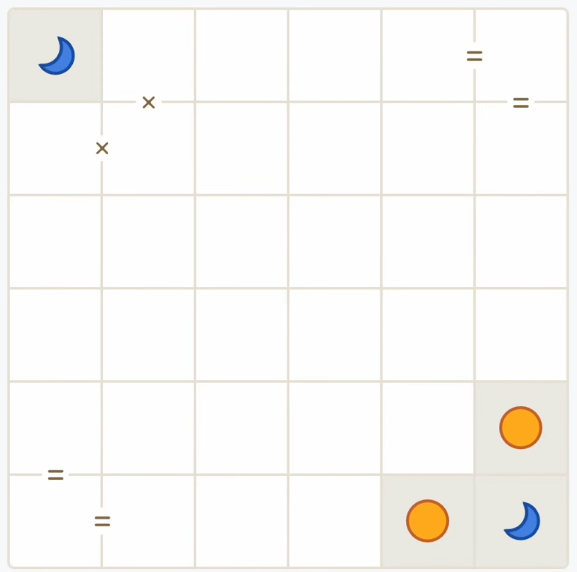
#> input picture games/tango_solver/examples/sample1.png, 577 x 572 px
$ python -i piece_detector.py   (imports and definitions only)
#> lines starting #> are read from the running program, lines starting #| are printed output that depends on the picture; after the words box and inside, x2 and y2 are one past the last pixel; in counts of white or black regions, pixels touching at a corner belong together
from typing import Dict, Any
import cv2
import numpy as np


class PieceDetector:
    def detect_piece(self, cell_img: np.ndarray) -> Dict[str, Any]:

        hsv = cv2.cvtColor(cell_img, cv2.COLOR_RGB2HSV)

        avg_color = np.mean(cell_img.reshape(-1, 3), axis=0)

        blue_score = self._detect_blue_by_rgb(avg_color)
        orange_score = self._detect_orange_by_rgb(avg_color)

        # Color ranges for HSV detection
        blue_ranges = [
            ([100, 50, 50], [130, 255, 255]),    # Standard blue
            ([200, 150, 150], [230, 255, 255]),  # Specific range for moon interior
            ([210, 180, 120], [240, 255, 200]),  # Specific range for moon outline
            ([195, 100, 100], [245, 255, 255]),  # Wide range for moon variations
        ]

        orange_ranges = [
            ([10, 100, 100], [25, 255, 255]),    # Standard orange
            ([254, 169, 27], [254, 169, 27]),    # Specific range for circle interior
            ([193, 99, 32], [193, 99, 32]),      # Specific range for circle outline
            ([5, 100, 100], [15, 255, 255]),     # Wide range for circle variations
        ]

        blue_pixels = 0
        orange_pixels = 0

        for blue_lower, blue_upper in blue_ranges:
            blue_mask = cv2.inRange(hsv, np.array(blue_lower), np.array(blue_upper))
            blue_pixels = max(blue_pixels, cv2.countNonZero(blue_mask))

        for orange_lower, orange_upper in orange_ranges:
            orange_mask = cv2.inRange(hsv, np.array(orange_lower), np.array(orange_upper))
            orange_pixels = max(orange_pixels, cv2.countNonZero(orange_mask))

        min_pixels = cell_img.shape[0] * cell_img.shape[1] * 0.05

        total_blue_score = blue_pixels + blue_score * 10
        total_orange_score = orange_pixels + orange_score * 10

        if total_blue_score > min_pixels and total_blue_score > total_orange_score:
            return {'type': 'piece', 'piece_type': 0}  # Moon
        elif total_orange_score > min_pixels and total_orange_score > total_blue_score:
            return {'type': 'piece', 'piece_type': 1}  # Circle

        return {'type': 'empty'}

    def _detect_blue_by_rgb(self, avg_color: np.ndarray) -> float:
        r, g, b = avg_color

        if b > 100 and r < 150 and b > r and b > g:
            blue_score = (2 * b) - (r + g)
            return max(0, blue_score)
        return 0

    def _detect_orange_by_rgb(self, avg_color: np.ndarray) -> float:
        r, g, b = avg_color

        if r > 150 and g > 100 and b < 100 and r > b and g > b:
            orange_score = (r + g) - (2 * b)
            return max(0, orange_score)
        return 0

    def get_piece_name(self, piece_type: int) -> str:
        return "MOON" if piece_type == 0 else "CIRCLE"

    def get_piece_emoji(self, piece_type: int) -> str:
        return "🌙" if piece_type == 0 else "🟠"

>>> import cv2
>>> picture = cv2.cvtColor(cv2.imread('../examples/sample1.png'), cv2.COLOR_BGR2RGB)
>>> result = PieceDetector().detect_piece(picture)
#> in detect_piece, `hsv = cv2.cvtColor(cell_img, cv2.COLOR_RGB2HSV)`: hsv: shape (572, 577, 3); mean H, S, V 16.5, 5.1, 250
#> in detect_piece, `avg_color = np.mean(cell_img.reshape(-1, 3), axis=0)`: avg_color = [249.2, 248.2, 246.3]
#> in _detect_blue_by_rgb, `r, g, b = avg_color`: r = 249.2; g = 248.2; b = 246.3
#> in detect_piece, `blue_score = self._detect_blue_by_rgb(avg_color)`: blue_score = 0
#> in _detect_orange_by_rgb, `r, g, b = avg_color`: r = 249.2; g = 248.2; b = 246.3
#> in detect_piece, `orange_score = self._detect_orange_by_rgb(avg_color)`: orange_score = 0
#> the loop in detect_piece, `for blue_lower, blue_upper in blue_ranges:` made 4 passes
#> pass 1, in detect_piece, `blue_mask = cv2.inRange(hsv, np.array(blue_lower), np.array(blue_upper))`:
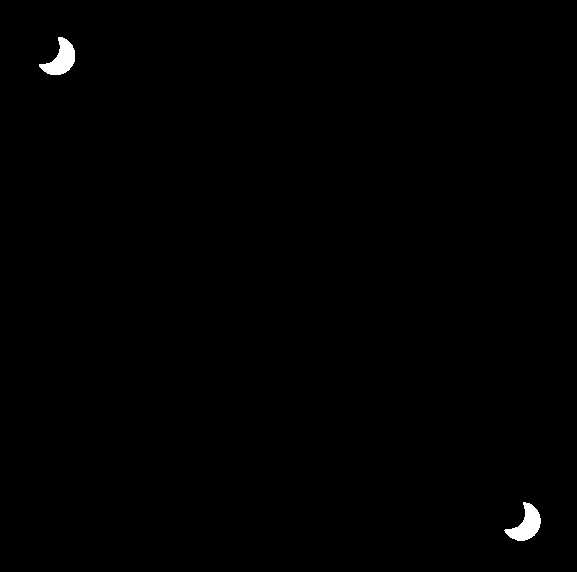
#> blue_mask: shape (572, 577); 0.43% white; 2 white regions, box (x1, y1, x2, y2) and area: (504, 502, 541, 541) 715, (39, 37, 75, 75) 706
#> the loop in detect_piece, `for orange_lower, orange_upper in orange_ranges:` made 4 passes
#> pass 1, in detect_piece, `orange_mask = cv2.inRange(hsv, np.array(orange_lower), np.array(orange..`:
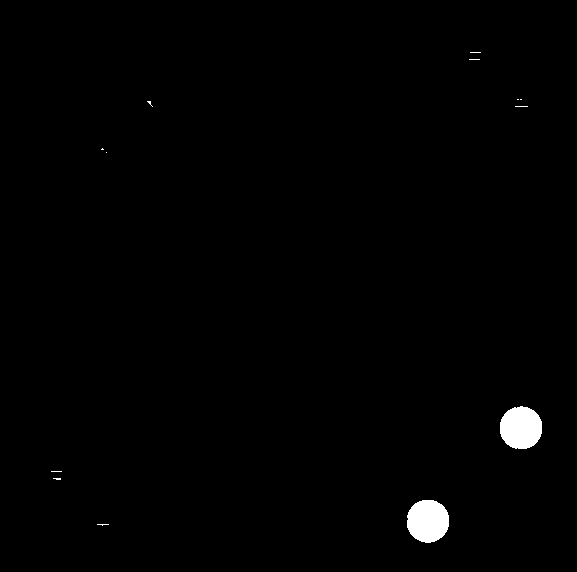
#> orange_mask: shape (572, 577); 0.9% white; 13 white regions (11 under 20 px), largest, box (x1, y1, x2, y2) and area: (407, 500, 449, 543) 1445, (500, 406, 542, 449) 1443
#> after the loop in detect_piece, `for orange_lower, orange_upper in orange_ranges:`:
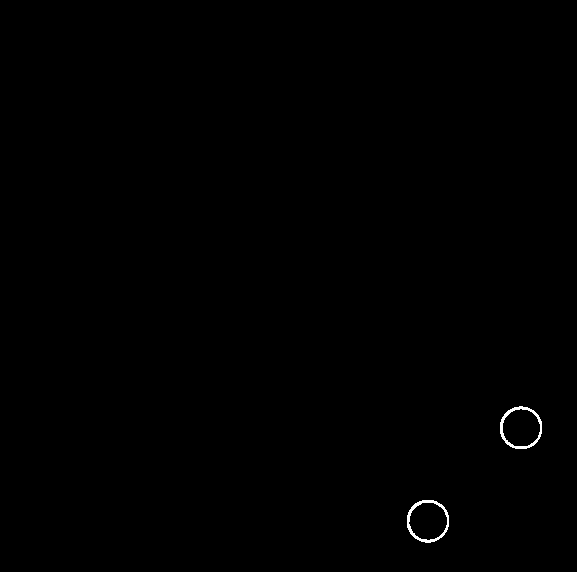
#> orange_mask: shape (572, 577); 0.22% white in thin lines or dots, all inside (x1, y1, x2, y2) = (407, 406, 542, 543)
#> in detect_piece, `total_blue_score = blue_pixels + blue_score * 10`: total_blue_score = 1421
#> in detect_piece, `total_orange_score = orange_pixels + orange_score * 10`: total_orange_score = 2981
#> result = {'type': 'empty'}

$ run again, on games/tango_solver/examples/sample2.png
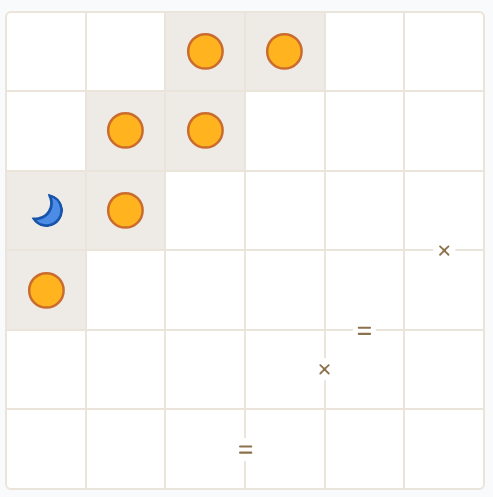
#> input picture games/tango_solver/examples/sample2.png, 493 x 497 px
#> hsv: shape (497, 493, 3); mean H, S, V 10.6, 8.4, 250.7
#> avg_color = [250.3, 247.5, 243.3]
#> in _detect_blue_by_rgb, `r, g, b = avg_color`: r = 250.3; g = 247.5; b = 243.3
#> blue_score = 0
#> in _detect_orange_by_rgb, `r, g, b = avg_color`: r = 250.3; g = 247.5; b = 243.3
#> orange_score = 0
#> the loop in detect_piece, `for blue_lower, blue_upper in blue_ranges:` made 4 passes
#> pass 1, in detect_piece, `blue_mask = cv2.inRange(hsv, np.array(blue_lower), np.array(blue_upper))`:
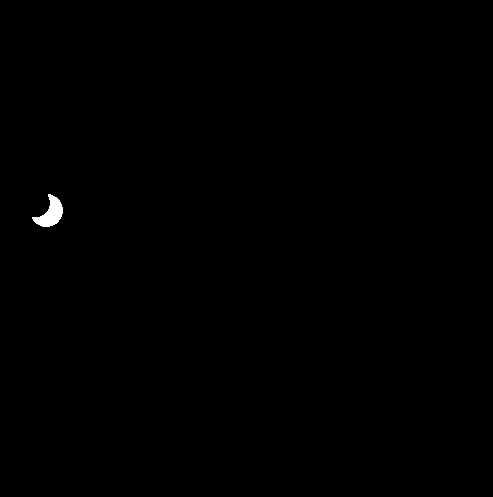
#> blue_mask: shape (497, 493); 0.21% white; 1 white region, box (x1, y1, x2, y2) and area: (32, 194, 63, 227) 508
#> after the loop in detect_piece, `for orange_lower, orange_upper in orange_ranges:`:
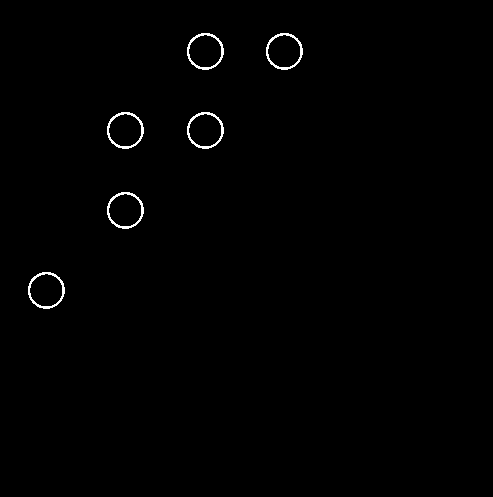
#> orange_mask: shape (497, 493); 0.65% white in thin lines or dots, all inside (x1, y1, x2, y2) = (28, 33, 303, 309)
#> total_blue_score = 508
#> total_orange_score = 6544
#> result = {'type': 'empty'}

$ run again, on games/tango_solver/examples/sample3.png
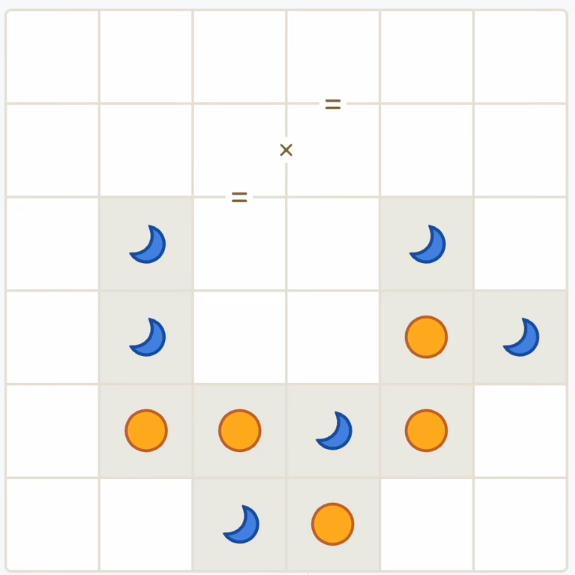
#> input picture games/tango_solver/examples/sample3.png, 575 x 575 px
#> hsv: shape (575, 575, 3); mean H, S, V 18.3, 10.9, 246.1
#> avg_color = [244.1, 242.3, 238.4]
#> in _detect_blue_by_rgb, `r, g, b = avg_color`: r = 244.1; g = 242.3; b = 238.4
#> blue_score = 0
#> in _detect_orange_by_rgb, `r, g, b = avg_color`: r = 244.1; g = 242.3; b = 238.4
#> orange_score = 0
#> the loop in detect_piece, `for blue_lower, blue_upper in blue_ranges:` made 4 passes
#> pass 1, in detect_piece, `blue_mask = cv2.inRange(hsv, np.array(blue_lower), np.array(blue_upper))`:
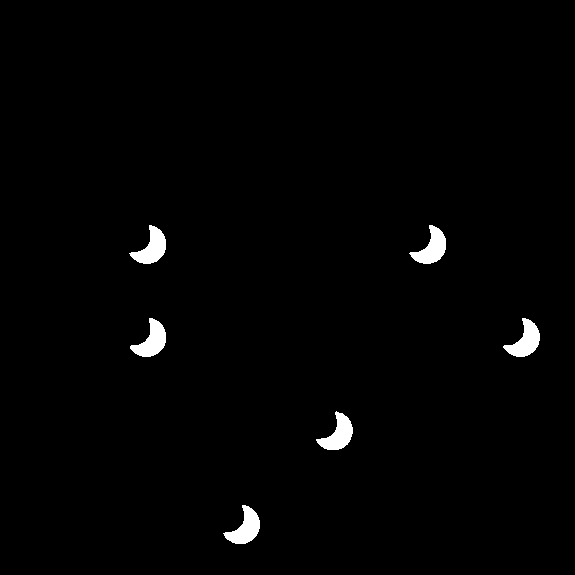
#> blue_mask: shape (575, 575); 1.3% white; 6 white regions, box (x1, y1, x2, y2) and area: (223, 505, 260, 544) 729, (130, 318, 166, 357) 727, (503, 318, 540, 357) 726, (129, 225, 166, 264) 723, (409, 225, 446, 264) 722, (316, 411, 353, 450) 717
#> after the loop in detect_piece, `for orange_lower, orange_upper in orange_ranges:`:
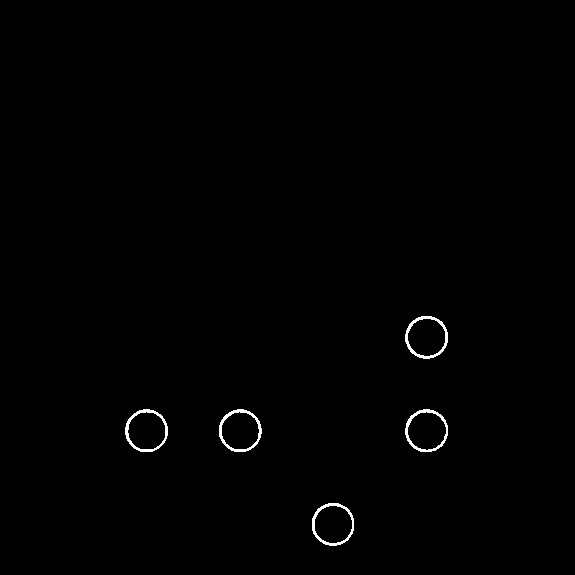
#> orange_mask: shape (575, 575); 0.56% white in thin lines or dots, all inside (x1, y1, x2, y2) = (125, 316, 448, 546)
#> total_blue_score = 4344
#> total_orange_score = 7329
#> result = {'type': 'empty'}

$ run again, on games/tango_solver/examples/sample4.png
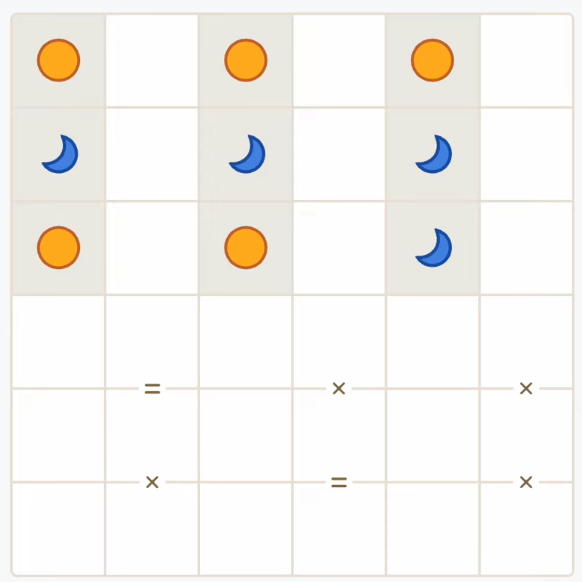
#> input picture games/tango_solver/examples/sample4.png, 582 x 582 px
#> hsv: shape (582, 582, 3); mean H, S, V 20.9, 9.7, 247.3
#> avg_color = [245.9, 243.9, 240.1]
#> in _detect_blue_by_rgb, `r, g, b = avg_color`: r = 245.9; g = 243.9; b = 240.1
#> blue_score = 0
#> in _detect_orange_by_rgb, `r, g, b = avg_color`: r = 245.9; g = 243.9; b = 240.1
#> orange_score = 0
#> the loop in detect_piece, `for blue_lower, blue_upper in blue_ranges:` made 4 passes
#> pass 1, in detect_piece, `blue_mask = cv2.inRange(hsv, np.array(blue_lower), np.array(blue_upper))`:
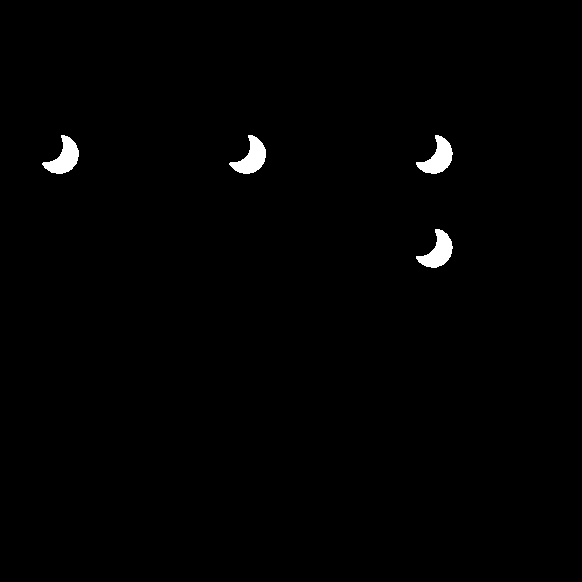
#> blue_mask: shape (582, 582); 0.86% white; 4 white regions, box (x1, y1, x2, y2) and area: (42, 135, 79, 174) 727, (229, 135, 266, 174) 726, (416, 135, 453, 174) 726, (416, 229, 453, 268) 725
#> after the loop in detect_piece, `for orange_lower, orange_upper in orange_ranges:`:
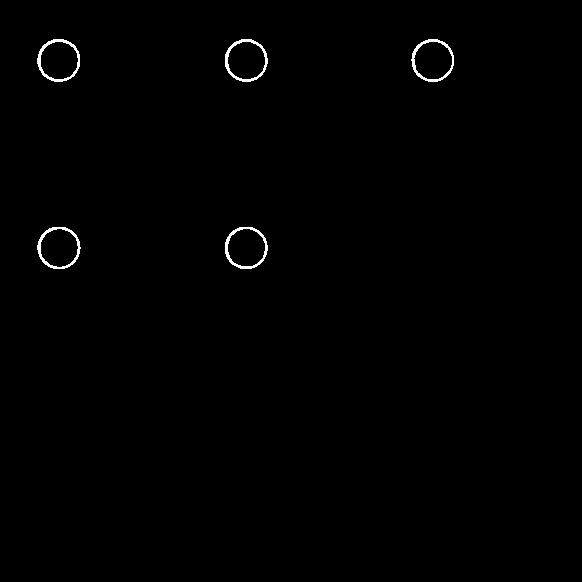
#> orange_mask: shape (582, 582); 0.54% white in thin lines or dots, all inside (x1, y1, x2, y2) = (37, 39, 454, 269)
#> total_blue_score = 2904
#> total_orange_score = 7288
#> result = {'type': 'empty'}
